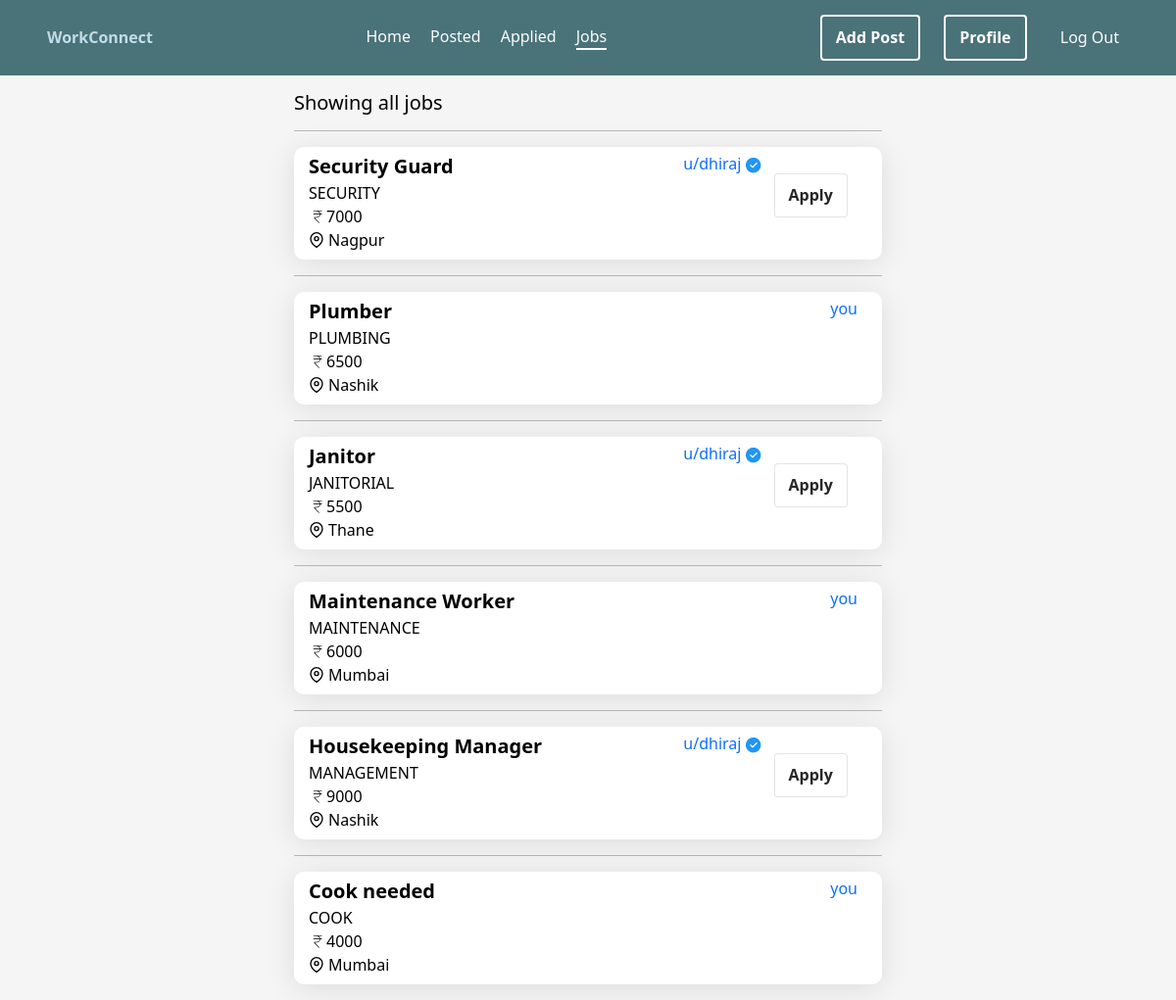
The app's page /newco/listings (signed in) with its own data.
### newco/models.py (models this page shows, shortened)
class Job(models.Model):
    user = models.ForeignKey(User,on_delete=models.CASCADE)
    title = models.CharField(max_length=255)
    description = models.TextField()
    job_specification = models.CharField(default=None,max_length=255)
    salary = models.CharField(max_length=32)
    location = models.CharField(max_length=32)
    people_applied = models.IntegerField(default=0)
    applied = models.ManyToManyField(User,related_name='users_applied',blank=True)

### newco/views.py (the view)
# urls.py: path('listings',views.listings,name='listings'),
@login_required
def listings(request: HttpRequest,filterby=None):
    jobs = Job.objects.all()
    title = request.POST.get('jobtitle','').strip()
    location = request.POST.get('location','').strip()
    if title and location:
        jobs = jobs.filter(job_specification=title.upper(),location=location)
    elif title or location:
        if title:
            jobs = jobs.filter(job_specification=title.upper())
        if location:
            jobs = jobs.filter(location=location)
    if jobs.count() == 0:
        jobs = None
    else:
        pass
    return render(request, 'newco/listings.html', {'jobs': jobs,'searched':jobs.count()!=Job.objects.count()})

### newco/templates/newco/listings.html (shortened to what this page needs)
{% extends 'newco/layout.html' %}
{% block body %}
{% if jobs %}
    <div class="w-100 h-auto center">
        <div class="w-50 d-block m-3">
            {% if searched %}
                <div class="h5">Your Search Results</div>
            {% else %}
                <div class="h5">Showing all jobs</div>
            {% endif %}
            {% for job in jobs %}
                <hr>
                <a href="post/{{ job.id }}" class="w-100">
                    <div class="post form w-100 flex-row nothover">
                        <div class="flex-column w-100">
                            <div class="w-100 lead" style="font-weight: 600;">{{ job.title }}</div>
                            <div class="w-100">{{ job.job_specification }}</div>
                            <div class="w-100"><svg xmlns="http://www.w3.org/2000/svg" height="18" width="18" viewBox="50 -850 850 900" stroke-width="5" stroke="black"><path d="M540-172 306-416v-44h114q63 0 116-39.5T588-616H266v-28h320q-11-51-57-83.5T420-760H266v-28h428v28H528q33 17 57 48.5t29 67.5h80v28h-78q2 85-58 134.5T420-432h-90l249 260h-39Z"/></svg>{{ job.salary }}</div>
                            <div class="w-100">{{ job.location }}</div>
                        </div>
                    </a>
                    {% if job.user.username != request.user.username %}
                        <div class="d-inline-flex flex-row" style="gap: 5px;height: 25px; transition: all 0.3s;">
                            <a href="" class="a-hover">u/{{ job.user.username }}</a>
                        </div>
                        <div class="w-25 center" style="height: 90px;">
                            {% if request.user not in job.applied.all %}
                                <a href="post/apply/{{ job.id }}">
                                    <button type="button">Apply</button>
                                </a>
                            {% else %}
                                <button type="button" disabled style="opacity: 0.4;cursor: not-allowed">Applied</button>
                            {% endif %}
                            </div>
                    {% else %}
                        <div class="d-inline-flex flex-row-reverse" style="height: 25px; transition: all 0.3s;">
                            <a href="profile/{{ job.user.username }}" class="a-hover">you</a>
                        </div>
                    {% endif %}
                </div>
            {% endfor %}
{% else %}
<div class="w-100 h-75 center">
    <div class="display-6 h1">No jobs posted yet</div>
</div>
{% endif %}
{% endblock %}

### newco/static/newco/log.reg.styles.css (style rules this page uses)
.form { width: 380px; height: 500px; display: flex; flex-direction: column; border-radius: 15px; background-color: white; box-shadow: 0 4px 30px rgba(0, 0, 0, 0.1); transition: .4s ease-in-out; }

### newco/static/newco/styles.css (style rules this page uses)
* { font-family: 'Segoe UI'; margin: 0; padding: 0; color: black; background-color: #f5f5f5; }
.center { display: flex; justify-content: center; align-items: center; }
div { background: transparent; }
body { background-color: #f5f5f5; }
button { background-color: #FFFFFF; border: 1px solid rgba(0, 0, 0, 0.1); border-radius: .25rem; box-shadow: rgba(0, 0, 0, 0.02) 0 1px 3px 0; color: rgba(0, 0, 0, 0.85); cursor: pointer; display: inline-flex; font-size: 16px; font-weight: 600; justify-content: center; line-height: 1.05; min-height: 1rem; padding: calc(.875rem - 1px) calc(1.5rem - 10px); text-decoration: none; transition: all 250ms; user-select: none; -webkit-user-select: none; touch-action: manipulation; vertical-align: baseline; width: fit-content; }
a { text-decoration: none; background: transparent; }
.a-hover { transition: all 0.5s; border-bottom: 2px #0d6efd00 solid; }
.bg-transparent, * { background: transparent; }
.post { background: white; height: 115px; transition: all 0.6s ease; border-radius: 10px; padding-top: 5px; padding-bottom: 25px; padding-right: 25px; padding-left: 15px; overflow: hidden; }
hr { border: 0; border-top: 0.5px solid black; }

### records on screen
Job: title "Security Guard", job_specification "SECURITY", salary "7000", location "Nagpur", user.username "dhiraj"
Job: title "Plumber", job_specification "PLUMBING", salary "6500", location "Nashik"
Job: title "Janitor", job_specification "JANITORIAL", salary "5500", location "Thane", user.username "dhiraj"
Job: title "Maintenance Worker", job_specification "MAINTENANCE", salary "6000", location "Mumbai"
Job: title "Housekeeping Manager", job_specification "MANAGEMENT", salary "9000", location "Nashik", user.username "dhiraj"
Job: title "Cook needed", job_specification "COOK", salary "4000", location "Mumbai"
